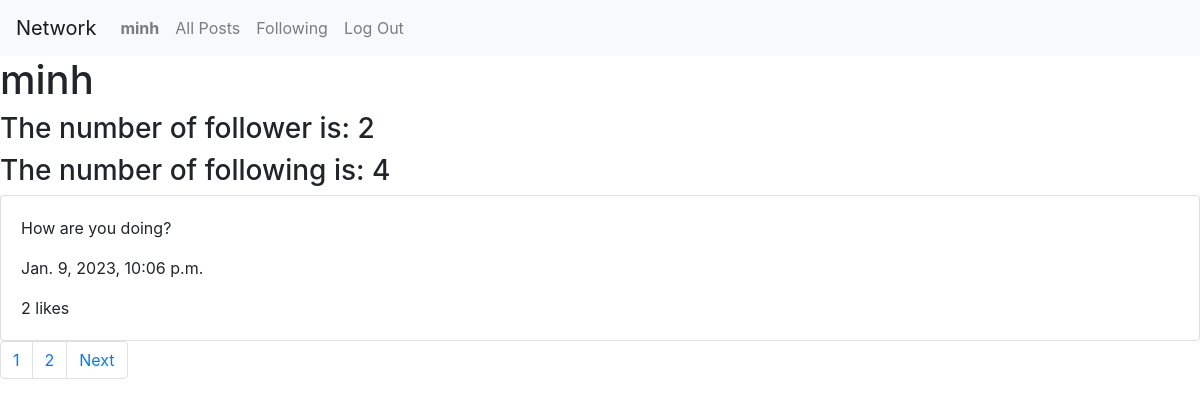
/profile/13 (signed in), run on the app's committed database.
### network/models.py (models this page shows, shortened)
class User(AbstractUser):
    pass

class Post(models.Model):
    owner = models.ForeignKey(User, on_delete = models.CASCADE, blank=True, null=True, related_name="owner")
    content = models.CharField(max_length=3000)
    timestamp = models.DateTimeField(auto_now_add=True)
    likes = models.ManyToManyField(User, blank=True, null=True, related_name="user_like")
    def likes_count(self):
        return self.likes.count()

### network/views.py (the view)
# urls.py: path("profile/<int:user_id>", views.profile, name="profile"),
@login_required
def profile(request, user_id):
    current_user = request.user
    profile_user = User.objects.get(id=user_id)
    being_followered = Follower.objects.filter(being_followered=profile_user)
    number_of_followers = being_followered.count()
    number_following = 0
    followers = Follower.objects.filter(followers=profile_user)
    number_following = followers.count()
    list_following_of_owner = []
    for follower in followers:
        list_following_of_owner.append(follower.being_followered.username)
    posts = Post.objects.filter(owner=profile_user).order_by("id").reverse()
    paginator = Paginator(posts, 1) # Show 10 posts per page.
    page_number = request.GET.get('page')
    posts_of_the_page = paginator.get_page(page_number)
    return render(request, "network/profile.html",{
        "user":profile_user,
        "posts": posts,
        'editable': profile_user == current_user,
        "posts_of_the_page": posts_of_the_page,
        "list_following_of_owner": list_following_of_owner,
        "number_of_followers": number_of_followers,
        "number_of_following": number_following
    })

### network/templates/network/profile.html (shortened to what this page needs)
{% extends "network/layout.html" %}
{% load static %}
{% block body %}
    <div id="profile_display">
        <h1>{{user.username}}</h1>
        <h3>The number of follower is: {{number_of_followers}}</h3>
        <h3>The number of following is: {{number_of_following}} </h3>
    </div>
    <div id="all_posts">
        {% for post in posts_of_the_page %}
        <div class="card">
            <div class="card-body">
                <p class="card-text" id="content_{{post.id}}">{{post.content}}</p>
                <p class="card-text">{{post.timestamp}} </p>
                <p class="card-text">{{post.likes_count}} likes</p>
            </div>
        </div>
        {% endfor %}
    </div>
    <nav aria-label="Page navigation example">
        <ul class="pagination">
            <li class="page-item"><a class="page-link" href="?page={{ posts_of_the_page }}">{{ posts_of_the_page.number }}</a></li>
            {% if posts_of_the_page.has_next %}
            <li class="page-item"><a class="page-link" href="?page={{ posts_of_the_page.next_page_number}}">{{ posts_of_the_page.next_page_number}}</a></li>
            <li class="page-item"><a class="page-link" href="?page={{ posts_of_the_page.next_page_number}}">Next</a></li>
            {% endif %}
        </ul>
    </nav>
{% endblock %}

### network/templates/network/layout.html (shortened to what this page needs)
{% load static %}
<!DOCTYPE html>
<html lang="en">
    <head>
        <link rel="stylesheet" href="https://stackpath.bootstrapcdn.com/bootstrap/4.4.1/css/bootstrap.min.css">
        <link href="{% static 'network/styles.css' %}" rel="stylesheet">
        <link rel="stylesheet" href="https://use.fontawesome.com/releases/v5.13.0/css/all.css">
    </head>
    </head>
    <body>
        <nav class="navbar navbar-expand-lg navbar-light bg-light">
            <a class="navbar-brand" href="#">Network</a>
            <div>
              <ul class="navbar-nav mr-auto">
                {% if user.is_authenticated %}
                    <li class="nav-item">
                        <a class="nav-link" href="{% url 'profile' user.id %}"><strong>{{ user.username }}</strong></a>
                    </li>
                {% endif %}
                <li class="nav-item">
                  <a class="nav-link" href="{% url 'index' %}">All Posts</a>
                </li>
                {% if user.is_authenticated %}
                    <li class="nav-item">
                        <a class="nav-link" href="{% url 'following' %}">Following</a>
                    </li>
                    <li class="nav-item">
                        <a class="nav-link" href="{% url 'logout' %}">Log Out</a>
                    </li>
                {% endif %}
              </ul>
            </div>
          </nav>
        <div class="body">
            {% block body %}
            {% endblock %}
        </div>
    </body>
</html>

### data on the page
User: username "minh"
Post: content "How are you doing?", timestamp "Jan. 9, 2023, 10:06 p.m.", likes_count "2"

### other printed values
{{ number_of_followers }} "2"
{{ number_of_following }} "4"
{{ posts_of_the_page.number }} "1"
{{ posts_of_the_page.next_page_number }} "2"
